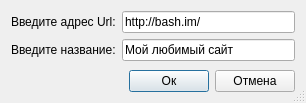
<?xml version="1.0" encoding="UTF-8"?>
<ui version="4.0">
 <class>UAddUrlDialog</class>
 <widget class="QDialog" name="UAddUrlDialog">
  <property name="geometry">
   <rect>
    <x>0</x>
    <y>0</y>
    <width>306</width>
    <height>103</height>
   </rect>
  </property>
  <property name="windowTitle">
   <string>Добавление Url</string>
  </property>
  <property name="sizeGripEnabled">
   <bool>true</bool>
  </property>
  <layout class="QVBoxLayout" name="verticalLayout">
   <item>
    <layout class="QGridLayout" name="gridLayout">
     <item row="1" column="0">
      <widget class="QLabel" name="label_2">
       <property name="text">
        <string>Введите адрес Url:</string>
       </property>
      </widget>
     </item>
     <item row="1" column="1">
      <widget class="QLineEdit" name="lEditUrl">
       <property name="text">
        <string>http://bash.im/</string>
       </property>
      </widget>
     </item>
     <item row="2" column="0">
      <widget class="QLabel" name="label">
       <property name="text">
        <string>Введите название:</string>
       </property>
      </widget>
     </item>
     <item row="2" column="1">
      <widget class="QLineEdit" name="lEditNameUrl">
       <property name="text">
        <string>Мой любимый сайт</string>
       </property>
      </widget>
     </item>
    </layout>
   </item>
   <item>
    <spacer name="verticalSpacer">
     <property name="orientation">
      <enum>Qt::Vertical</enum>
     </property>
     <property name="sizeHint" stdset="0">
      <size>
       <width>20</width>
       <height>4</height>
      </size>
     </property>
    </spacer>
   </item>
   <item>
    <layout class="QHBoxLayout" name="horizontalLayout">
     <item>
      <spacer name="horizontalSpacer">
       <property name="orientation">
        <enum>Qt::Horizontal</enum>
       </property>
       <property name="sizeHint" stdset="0">
        <size>
         <width>40</width>
         <height>20</height>
        </size>
       </property>
      </spacer>
     </item>
     <item>
      <widget class="QPushButton" name="pButtonOk">
       <property name="text">
        <string>Ок</string>
       </property>
       <property name="default">
        <bool>true</bool>
       </property>
      </widget>
     </item>
     <item>
      <widget class="QPushButton" name="pButtonCancel">
       <property name="text">
        <string>Отмена</string>
       </property>
      </widget>
     </item>
    </layout>
   </item>
  </layout>
 </widget>
 <resources/>
 <connections/>
</ui>
